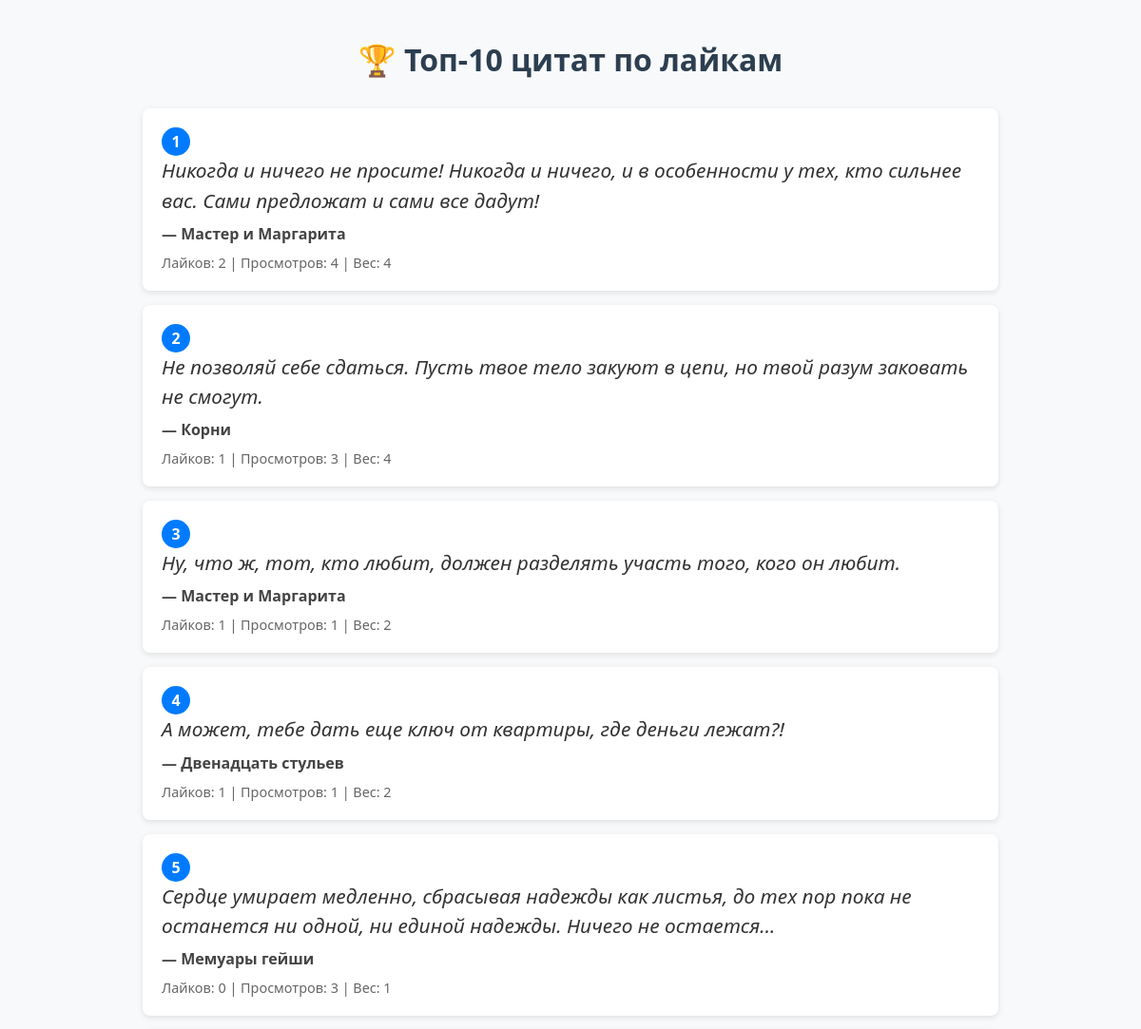
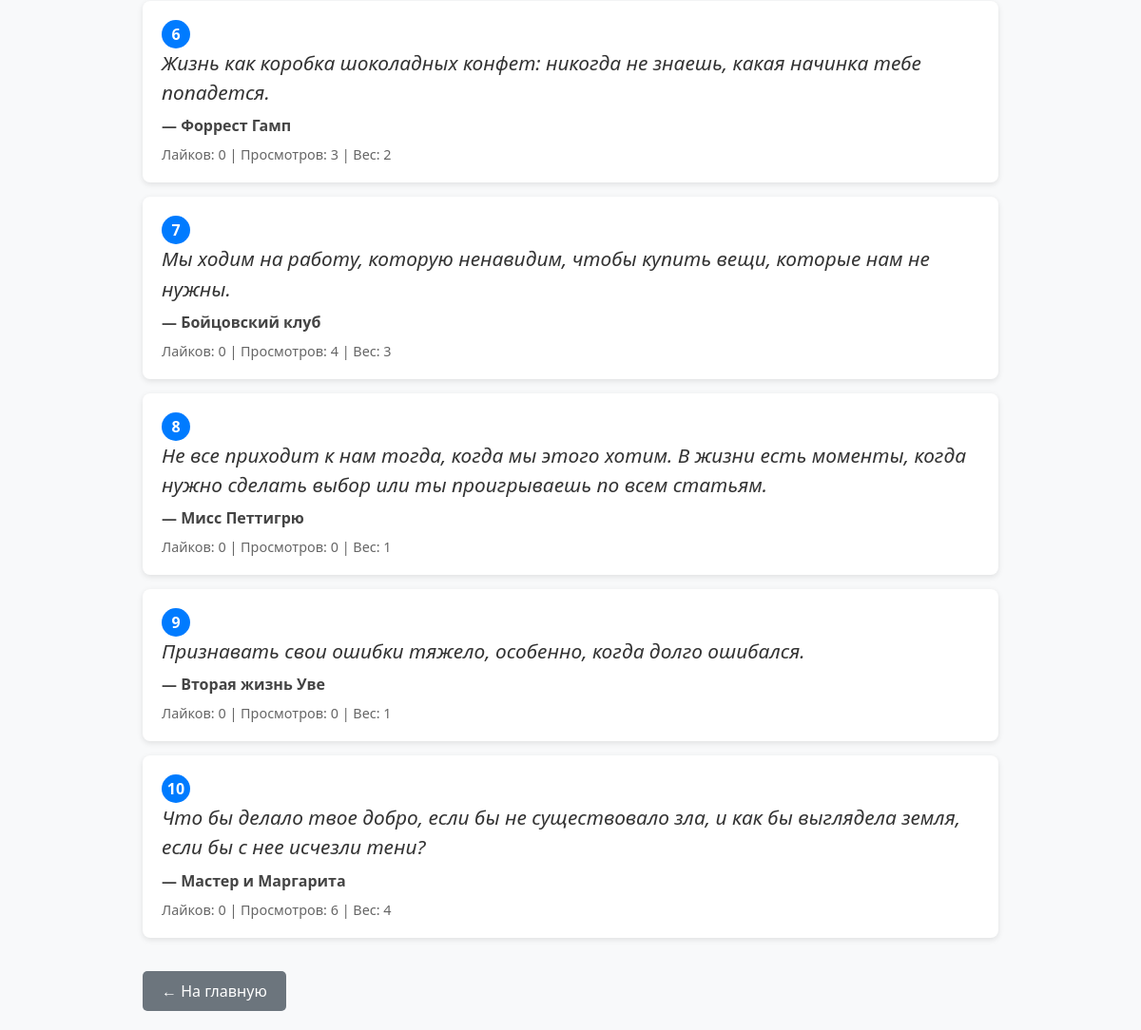
The page /top/ on the database its author committed (2 pictures, top to bottom).
### show_quote/models.py (models this page shows, shortened)
class Quote(models.Model):
    text = models.TextField(verbose_name="Цитата")
    source = models.CharField(max_length=200, verbose_name="Источник (фильм, книга и т.п.)")
    weight = models.PositiveIntegerField(default=1, verbose_name="Вес (чем выше — тем чаще)")
    likes = models.IntegerField(default=0)
    dislikes = models.IntegerField(default=0)
    created_at = models.DateTimeField(auto_now_add=True)
    views = models.PositiveIntegerField(default=0, verbose_name="Количество просмотров")
    class Meta:
        verbose_name = "Цитата"
        verbose_name_plural = "Цитаты"

### show_quote/views.py (the view)
# urls.py: path('top/', views.top_quotes, name='top_quotes'),
def top_quotes(request):
    top_quotes = Quote.objects.order_by('-likes')[:10]
    context = {
        'top_quotes': top_quotes
    }
    return render(request, 'show_quote/top.html', context)

### show_quote/templates/show_quote/top.html (shortened to what this page needs)
<!DOCTYPE html>
<html lang="ru">
<head>
</head>
<body>
    <h1>🏆 Топ-10 цитат по лайкам</h1>
    {% if top_quotes %}
        {% for quote in top_quotes %}
            <div class="quote-card">
                <span class="rank">{{ forloop.counter }}</span>
                <div class="quote-text">{{ quote.text }}</div>
                <div class="quote-source">— {{ quote.source }}</div>
                <div class="stats">
                    Лайков: {{ quote.likes }} | Просмотров: {{ quote.views }} | Вес: {{ quote.weight }}
                </div>
            </div>
        {% endfor %}
    {% else %}
        <p>Пока нет цитат. <a href="{% url 'add_quote' %}">Добавьте первую!</a></p>
    {% endif %}
    <a href="/" class="btn">← На главную</a>
</body>
</html>

### show_quote/templates/show_quote/top.html (style rules this page uses)
body { font-family: 'Segoe UI', sans-serif; max-width: 900px; margin: auto; padding: 20px; background-color: #f8f9fa; color: #333; }
h1 { color: #2c3e50; text-align: center; margin-bottom: 30px; }
.quote-card { background: white; border-radius: 8px; padding: 20px; margin-bottom: 15px; box-shadow: 0 2px 6px rgba(0,0,0,0.1); }
.quote-text { font-size: 1.3em; line-height: 1.5; font-style: italic; }
.quote-source { font-weight: bold; color: #444; margin-top: 8px; }
.stats { margin-top: 10px; font-size: 0.9em; color: #666; }
.rank { display: inline-block; width: 30px; height: 30px; background-color: #007bff; color: white; text-align: center; line-height: 30px; border-radius: 50%; margin-right: 10px; font-weight: bold; }
.btn { display: inline-block; padding: 10px 20px; background-color: #6c757d; color: white; text-decoration: none; border-radius: 5px; margin-top: 20px; font-size: 1em; }

### rows shown on the page
Quote: text "Никогда и ничего не просите! Никогда и ничего, и в особенности у тех, кто сильнее вас. Сами предложат и сами все дадут!", source "Мастер и Маргарита", likes "2", views "4", weight "4"
Quote: text "Не позволяй себе сдаться. Пусть твое тело закуют в цепи, но твой разум заковать не смогут.", source "Корни", likes "1", views "3", weight "4"
Quote: text "Ну, что ж, тот, кто любит, должен разделять участь того, кого он любит.", source "Мастер и Маргарита", likes "1", views "1", weight "2"
Quote: text "А может, тебе дать еще ключ от квартиры, где деньги лежат?!", source "Двенадцать стульев", likes "1", views "1", weight "2"
Quote: text "Сердце умирает медленно, сбрасывая надежды как листья, до тех пор пока не останется ни одной, ни единой надежды. Ничего не остается...", source "Мемуары гейши", likes "0", views "3", weight "1"
Quote: text "Жизнь как коробка шоколадных конфет: никогда не знаешь, какая начинка тебе попадется.", source "Форрест Гамп", likes "0", views "3", weight "2"
Quote: text "Мы ходим на работу, которую ненавидим, чтобы купить вещи, которые нам не нужны.", source "Бойцовский клуб", likes "0", views "4", weight "3"
Quote: text "Не все приходит к нам тогда, когда мы этого хотим. В жизни есть моменты, когда нужно сделать выбор или ты проигрываешь по всем статьям.", source "Мисс Петтигрю", likes "0", views "0", weight "1"
Quote: text "Признавать свои ошибки тяжело, особенно, когда долго ошибался.", source "Вторая жизнь Уве", likes "0", views "0", weight "1"
Quote: text "Что бы делало твое добро, если бы не существовало зла, и как бы выглядела земля, если бы с нее исчезли тени?", source "Мастер и Маргарита", likes "0", views "6", weight "4"
